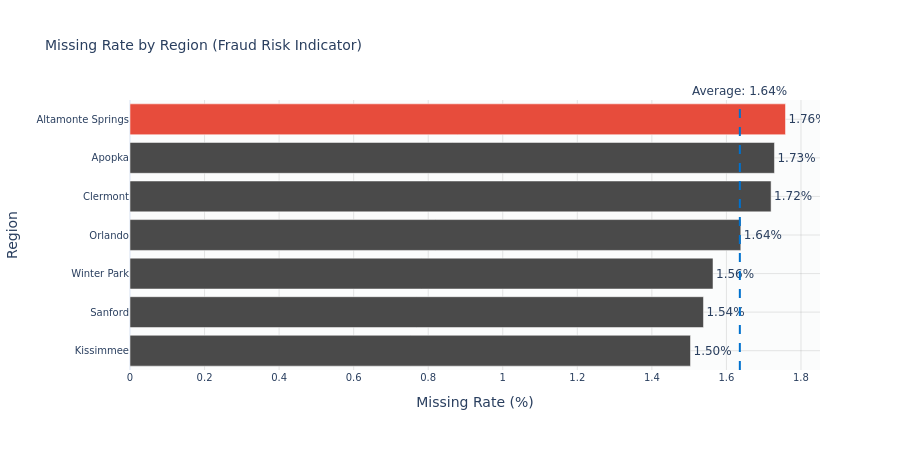

Notebook source saved alongside this figure:
### Code cell
# Regional missing rate horizontal bar chart
avg_regional_rate = regional['missing_rate'].mean()

# Sort data for visualization
regional_sorted = regional.sort_values('missing_rate', ascending=True).copy()

# Create highlight colors - worst region (last in sorted order) gets highlighted
regional_sorted['color'] = get_top_n_highlight_colors(
    regional_sorted, 
    top_n=1, 
    neutral=PROJECT_THEME['neutral_gray'],
    highlight=PROJECT_THEME['fraud_red'],
    ascending=False
)

fig = px.bar(
    regional_sorted,
    x='missing_rate',
    y='region',
    orientation='h',
    color='color',
    color_discrete_map='identity',
    title='Missing Rate by Region (Fraud Risk Indicator)',
    labels={
        'missing_rate': get_label('missing_rate'),
        'region': 'Region'
    },
    text='missing_rate'
)

# Add average reference line
fig.add_vline(
    x=avg_regional_rate,
    line_dash='dash',
    line_color=PROJECT_THEME['walmart_blue'],
    annotation_text=f'Average: {avg_regional_rate:.2f}%',
    annotation_position='top'
)

fig.update_traces(texttemplate='%{text:.2f}%', textposition='outside', showlegend=False)
fig.update_layout(height=450)
fig = apply_project_theme(fig)
fig.show()

### Figure 1 — Plotly figure (JSON) as saved in the notebook; plotly's stock layout.template omitted (floating-point values rounded to 4 significant figures)
{"data": [{"hovertemplate": "Missing Rate (%)=%{text}<br>Region=%{y}<extra></extra>", "legendgroup": "", "marker": {"color": "#4A4A4A", "pattern": {"shape": ""}}, "name": "", "orientation": "h", "showlegend": false, "text": [1.504, 1.538, 1.564, 1.639, 1.72, 1.729], "textposition": "outside", "texttemplate": "%{text:.2f}%", "type": "bar", "x": [1.504, 1.538, 1.564, 1.639, 1.72, 1.729], "xaxis": "x", "y": ["Kissimmee", "Sanford", "Winter Park", "Orlando", "Clermont", "Apopka"], "yaxis": "y"}, {"hovertemplate": "Missing Rate (%)=%{text}<br>Region=%{y}<extra></extra>", "legendgroup": "", "marker": {"color": "#E74C3C", "pattern": {"shape": ""}}, "name": "", "orientation": "h", "showlegend": false, "text": [1.759], "textposition": "outside", "texttemplate": "%{text:.2f}%", "type": "bar", "x": [1.759], "xaxis": "x", "y": ["Altamonte Springs"], "yaxis": "y"}], "layout": {"annotations": [{"showarrow": false, "text": "Average: 1.64%", "x": 1.636, "xanchor": "center", "xref": "x", "y": 1, "yanchor": "bottom", "yref": "y domain"}], "barmode": "relative", "font": {"family": "DejaVu Sans, Arial, sans-serif", "size": 12}, "height": 450, "hoverlabel": {"bgcolor": "white", "font": {"family": "DejaVu Sans, Arial, sans-serif", "size": 10}}, "legend": {"tracegroupgap": 0}, "paper_bgcolor": "white", "plot_bgcolor": "rgba(248, 249, 250, 0.5)", "shapes": [{"line": {"color": "#0071CE", "dash": "dash"}, "type": "line", "x0": 1.636, "x1": 1.636, "xref": "x", "y0": 0, "y1": 1, "yref": "y domain"}], "title": {"font": {"size": 14}, "text": "Missing Rate by Region (Fraud Risk Indicator)"}, "xaxis": {"anchor": "y", "domain": [0, 1], "gridcolor": "rgba(128, 128, 128, 0.2)", "gridwidth": 1, "showgrid": true, "tickfont": {"size": 10}, "title": {"text": "Missing Rate (%)"}}, "yaxis": {"anchor": "x", "domain": [0, 1], "gridcolor": "rgba(128, 128, 128, 0.2)", "gridwidth": 1, "showgrid": true, "tickfont": {"size": 10}, "title": {"text": "Region"}}}}
